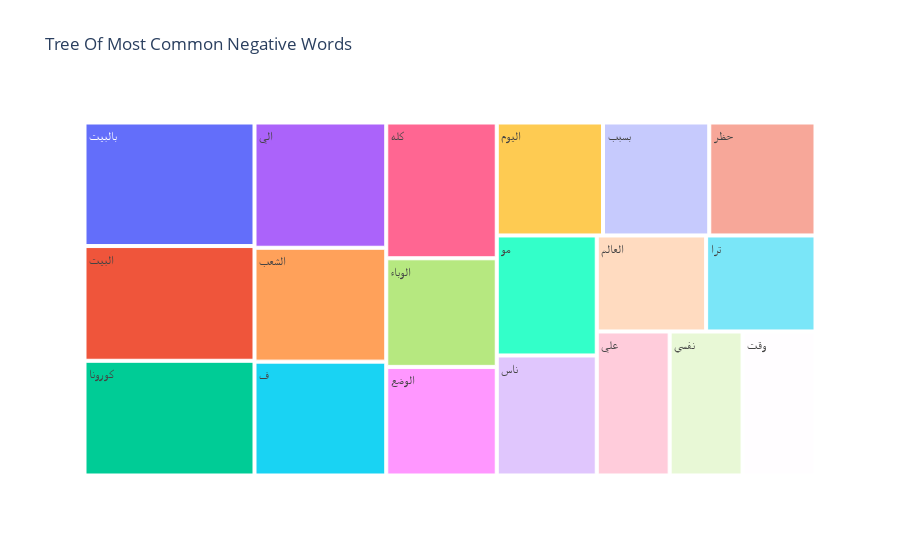

Notebook source saved alongside this figure:
### Code cell
fig = px.treemap(temp_negative, path=['Common_words'], values='count',title='Tree Of Most Common Negative Words')
fig.show()

### Figure 1 — Plotly figure (JSON) as saved in the notebook; plotly's stock layout.template omitted (floating-point values rounded to 4 significant figures)
{"data": [{"branchvalues": "total", "domain": {"x": [0, 1], "y": [0, 1]}, "hovertemplate": "labels=%{label}<br>count=%{value}<br>parent=%{parent}<br>id=%{id}<extra></extra>", "ids": ["البيت", "الشعب", "العالم", "الوباء", "الوضع", "الي", "اليوم", "بالبيت", "بسبب", "ترا", "حظر", "علي", "ف", "كله", "كورونا", "مو", "ناس", "نفسي", "وقت"], "labels": ["البيت", "الشعب", "العالم", "الوباء", "الوضع", "الي", "اليوم", "بالبيت", "بسبب", "ترا", "حظر", "علي", "ف", "كله", "كورونا", "مو", "ناس", "نفسي", "وقت"], "name": "", "parents": ["", "", "", "", "", "", "", "", "", "", "", "", "", "", "", "", "", "", ""], "type": "treemap", "values": [13, 10, 7, 8, 8, 11, 8, 14, 8, 7, 8, 7, 10, 10, 13, 8, 8, 7, 7]}], "layout": {"legend": {"tracegroupgap": 0}, "title": {"text": "Tree Of Most Common Negative Words"}}}
